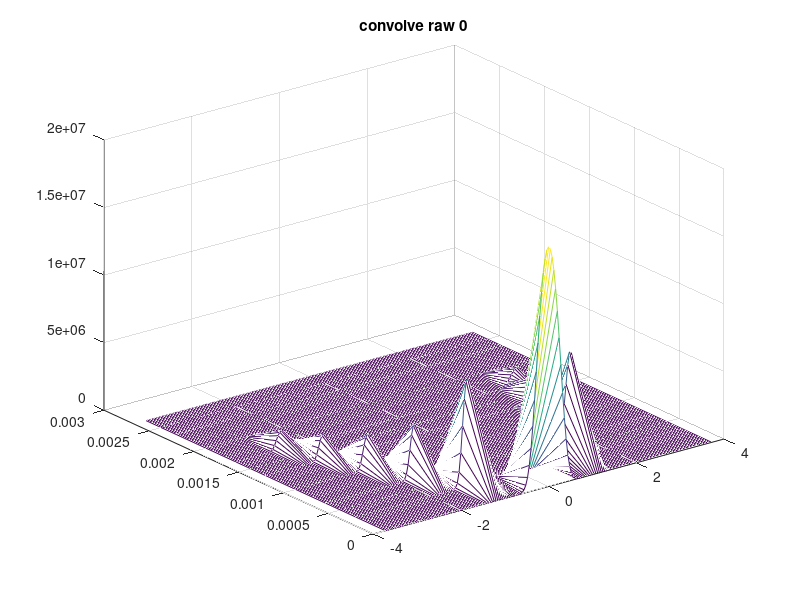
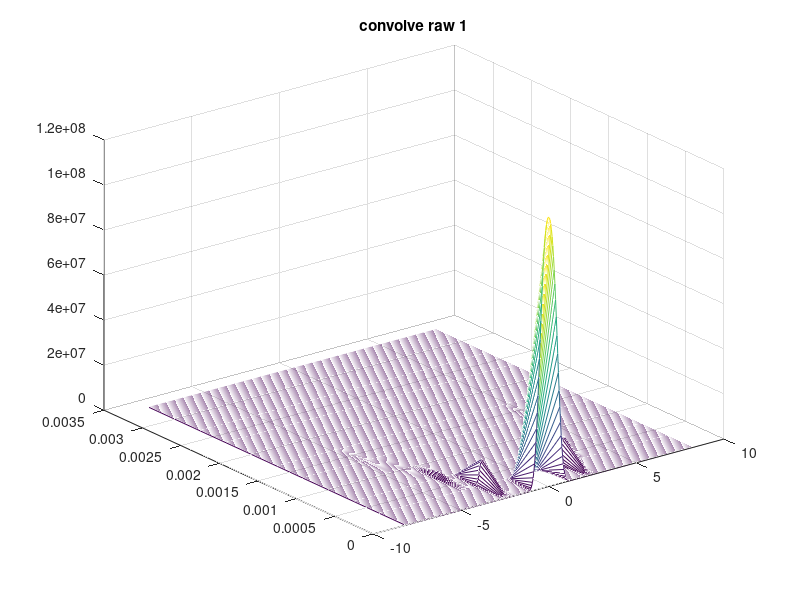
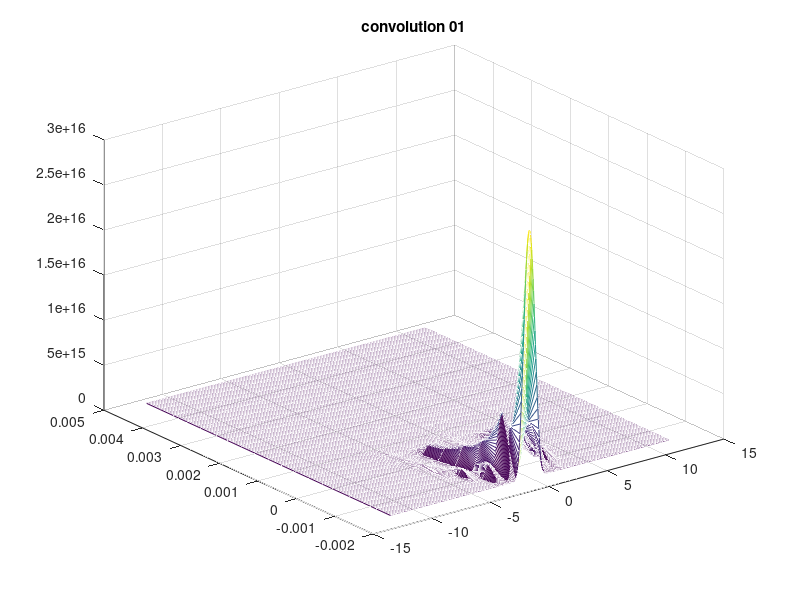

Source code (MATLAB) for these figures, in order:

mmm = dlmread ('convolve_raw_0.dat');
y = linspace(0,(2+2/3)/1000, 9);
x = linspace( -3.7200, 3.7200, 187);
MMM = [round((mmm(:,1)+3.72)/0.04) + 1 ,round(mmm(:,2)*3000) + 1, mmm(:,3) ];

for i = 1:rows(MMM)
      z0(MMM(i,2),MMM(i,1)) = MMM(i,3);
endfor

[X,Y] = meshgrid(x,y);
figure
mesh(X,Y,z0);
title('convolve raw 0')

mmm = dlmread ('convolve_raw_1.dat');
y = linspace(0,1/300, 11);
x = linspace( -8.16, 8.16, 409);
MMM = [round((mmm(:,1)+8.16)/0.04) + 1 ,round(mmm(:,2)*3000) + 1, mmm(:,3) ];

for i = 1:rows(MMM)
      z1(MMM(i,2),MMM(i,1)) = MMM(i,3);
endfor

[X,Y] = meshgrid(x,y);
figure
mesh(X,Y,z1);
title('convolve raw 1')

conv = conv2(z0, z1);

x1 = linspace( -8.16 - (187/2)*0.04, 8.16 + (187/2) * 0.04, 595 );
y1 = linspace(-9/6000, 1/300+9/6000, 19);

[XX, YY] = meshgrid( x1, y1);
figure
mesh(XX, YY, conv)
title('convolution 01')